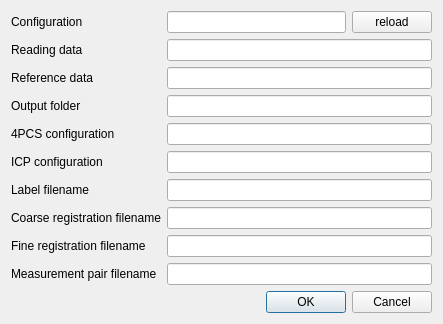
<?xml version="1.0" encoding="UTF-8"?>
<ui version="4.0">
 <class>dialog_settings</class>
 <widget class="QDialog" name="dialog_settings">
  <property name="geometry">
   <rect>
    <x>0</x>
    <y>0</y>
    <width>443</width>
    <height>308</height>
   </rect>
  </property>
  <property name="windowTitle">
   <string>Dialog</string>
  </property>
  <layout class="QGridLayout" name="gridLayout_2">
   <item row="0" column="0">
    <layout class="QGridLayout" name="gridLayout">
     <item row="4" column="2">
      <widget class="QLineEdit" name="lineEdit_4pcs_configuration">
       <property name="readOnly">
        <bool>true</bool>
       </property>
      </widget>
     </item>
     <item row="3" column="1">
      <widget class="QLabel" name="label_output_folder">
       <property name="text">
        <string>Output folder</string>
       </property>
      </widget>
     </item>
     <item row="5" column="2">
      <widget class="QLineEdit" name="lineEdit_icp_configuration">
       <property name="text">
        <string/>
       </property>
       <property name="readOnly">
        <bool>true</bool>
       </property>
      </widget>
     </item>
     <item row="7" column="2">
      <widget class="QLineEdit" name="lineEdit_coarse_registration_filename">
       <property name="readOnly">
        <bool>true</bool>
       </property>
      </widget>
     </item>
     <item row="1" column="1">
      <widget class="QLabel" name="label_reading_data">
       <property name="text">
        <string>Reading data</string>
       </property>
      </widget>
     </item>
     <item row="4" column="1">
      <widget class="QLabel" name="label_4pcs_configuration">
       <property name="text">
        <string>4PCS configuration</string>
       </property>
      </widget>
     </item>
     <item row="8" column="1">
      <widget class="QLabel" name="label_fine_registration_filename">
       <property name="text">
        <string>Fine registration filename</string>
       </property>
      </widget>
     </item>
     <item row="1" column="2">
      <widget class="QLineEdit" name="lineEdit_reading_data">
       <property name="readOnly">
        <bool>true</bool>
       </property>
      </widget>
     </item>
     <item row="2" column="1">
      <widget class="QLabel" name="label_reference_data">
       <property name="text">
        <string>Reference data</string>
       </property>
      </widget>
     </item>
     <item row="2" column="2">
      <widget class="QLineEdit" name="lineEdit_reference_data">
       <property name="readOnly">
        <bool>true</bool>
       </property>
      </widget>
     </item>
     <item row="9" column="2">
      <widget class="QLineEdit" name="lineEdit_measurement_filename">
       <property name="readOnly">
        <bool>true</bool>
       </property>
      </widget>
     </item>
     <item row="8" column="2">
      <widget class="QLineEdit" name="lineEdit_fine_registration_filename">
       <property name="readOnly">
        <bool>true</bool>
       </property>
      </widget>
     </item>
     <item row="6" column="2">
      <widget class="QLineEdit" name="lineEdit_label_filename">
       <property name="readOnly">
        <bool>true</bool>
       </property>
      </widget>
     </item>
     <item row="6" column="1">
      <widget class="QLabel" name="label_label_filename">
       <property name="text">
        <string>Label filename</string>
       </property>
      </widget>
     </item>
     <item row="3" column="2">
      <widget class="QLineEdit" name="lineEdit_output_folder">
       <property name="readOnly">
        <bool>true</bool>
       </property>
      </widget>
     </item>
     <item row="5" column="1">
      <widget class="QLabel" name="label_icp_configuration">
       <property name="text">
        <string>ICP configuration</string>
       </property>
      </widget>
     </item>
     <item row="7" column="1">
      <widget class="QLabel" name="label_coarse_registration_filename">
       <property name="text">
        <string>Coarse registration filename</string>
       </property>
      </widget>
     </item>
     <item row="9" column="1">
      <widget class="QLabel" name="label_measurement_filename">
       <property name="text">
        <string>Measurement pair filename</string>
       </property>
      </widget>
     </item>
     <item row="0" column="1">
      <widget class="QLabel" name="label_configuration">
       <property name="text">
        <string>Configuration</string>
       </property>
      </widget>
     </item>
     <item row="0" column="2">
      <layout class="QHBoxLayout" name="horizontalLayout_2">
       <item>
        <widget class="QLineEdit" name="lineEdit_configuration">
         <property name="text">
          <string/>
         </property>
        </widget>
       </item>
       <item>
        <widget class="QPushButton" name="btn_reload">
         <property name="text">
          <string>reload</string>
         </property>
        </widget>
       </item>
      </layout>
     </item>
    </layout>
   </item>
   <item row="1" column="0">
    <widget class="QDialogButtonBox" name="buttonBox">
     <property name="orientation">
      <enum>Qt::Horizontal</enum>
     </property>
     <property name="standardButtons">
      <set>QDialogButtonBox::Cancel|QDialogButtonBox::Ok</set>
     </property>
    </widget>
   </item>
  </layout>
 </widget>
 <resources/>
 <connections>
  <connection>
   <sender>buttonBox</sender>
   <signal>accepted()</signal>
   <receiver>dialog_settings</receiver>
   <slot>accept()</slot>
   <hints>
    <hint type="sourcelabel">
     <x>248</x>
     <y>254</y>
    </hint>
    <hint type="destinationlabel">
     <x>157</x>
     <y>274</y>
    </hint>
   </hints>
  </connection>
  <connection>
   <sender>buttonBox</sender>
   <signal>rejected()</signal>
   <receiver>dialog_settings</receiver>
   <slot>reject()</slot>
   <hints>
    <hint type="sourcelabel">
     <x>316</x>
     <y>260</y>
    </hint>
    <hint type="destinationlabel">
     <x>286</x>
     <y>274</y>
    </hint>
   </hints>
  </connection>
 </connections>
</ui>
